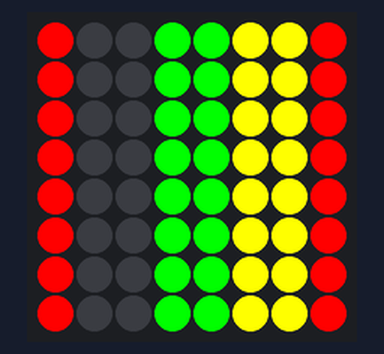
The sketch below on a simulated Arduino Uno, built with avr-gcc and run on an emulated ATmega328P. On the bench: 8×8 RGB LED matrix (first LED top left, wired row by row). What the sketch prints to the serial monitor is not drawn.

Above: at 0.3 s.

The sketch:

scrolling_lines.ino
```cpp
// Crazy Scrolling Lines

#include <Wire.h>
#include "Adafruit_LEDBackpack.h"
#include "Adafruit_GFX.h"

Adafruit_BicolorMatrix matrix = Adafruit_BicolorMatrix();

int speed = 20;
int speedInc = 20;

void setup() {
  Serial.begin(9600);
  Serial.println("8x8 LED Matrix Test");

  matrix.begin(0x70);  // pass in the address
  matrix.setRotation(0);
}

void loop() {
  drawLines(speed);

  if (speed == 200 || speed == 20) {
    speedInc = -speedInc;
  }
  speed = speed + speedInc;
}

void drawLines(int speed) {
  for (int8_t i = 0; i < 8; i++) {
    // for some reason I need to turn off LEDs before turning them on WTF
    matrix.drawLine(i,0, i, 7, LED_OFF);
    matrix.drawLine(i,0, i, 7, LED_RED);

    int j;
    if ((i-2) < 0) {
      j = (i - 2 + 8);
    } else {
      j = (i - 2);
    }

    matrix.drawLine(j,0, j,7, LED_OFF);
    matrix.drawLine(j,0, j,7, LED_YELLOW);

    int k;
    if ((i-4) < 0) {
      k = (i - 4 + 8);
    } else {
      k = (i - 4);
    }

    matrix.drawLine(k,0, k,7, LED_OFF);
    matrix.drawLine(k,0, k,7, LED_GREEN);

    int l;
    if ((i-6) < 0)  {
      l = (i - 6 + 8);
    } else {
      l = (i - 6);
    }

    matrix.drawLine(l,0, l,7, LED_OFF);

    matrix.writeDisplay();
    delay(speed);
  }
}
```
